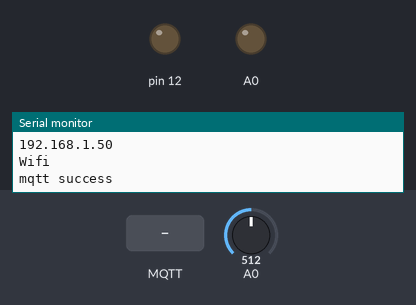
Bench run of a sketch on a simulated Arduino Uno, built with avr-gcc and run on an emulated ATmega328P. Parts: output pins drawn as LEDs (lit = HIGH), the last lines printed to the serial monitor. Inputs (shaded band) come from the test bench; at power-on: A0 = 512. No MQTT or app messages arrive unless stated.

Above: at 2.8 s.
2.9 s: MQTT message "albatros" arrives on the second subscribed topic
At 4.1 s:
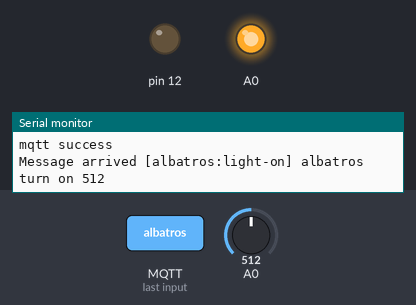
4.4 s: MQTT message "albatros" arrives on the first subscribed topic
5.9 s: MQTT message "albatros:light-on" arrives on the first subscribed topic
At 14.7 s:
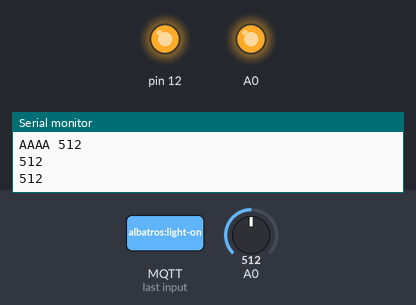
Timing chart, 0 to 35.8 s (numbered marks = the images above; inputs shaded):
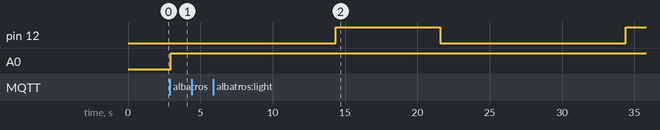

The sketch:

huzzah.ino
```cpp
#include <GoatstoneSensor.h>
#include <GoatstoneWifi.h>
#include "config.h"
#include <PubSubClient.h>

GoatstoneWifi gWifi(1);
GoatstoneSensor gs(A0);
PubSubClient mqttClient(gWifi.client);
unsigned long previousMillis = 0;
const long interval = 3000;
char snum[5];

int count = 0;
int ledState = LOW;

void setup() {
  Serial.begin(115200);
  delay(100);
  gWifi.init();
    mqttClient.setServer("192.168.0.10", 1883);
    if (mqttClient.connect("myClientID")) {
      Serial.println("mqtt success");
      mqttClient.subscribe("albatros");
      mqttClient.subscribe("albatros:light-on");
      mqttClient.subscribe("albatros:light-off");
      mqttClient.setCallback(callback);
    } else {
      // connection failed
      Serial.println("mqttClient.state()");
      Serial.println(mqttClient.state());
  }
  pinMode(12, OUTPUT);
  pinMode(14, OUTPUT);
}
void loop() {
  unsigned long currentMillis = millis();
  if (currentMillis - previousMillis >= interval) {
    previousMillis = currentMillis;
    Serial.println(gs.get());
    boolean rct = mqttClient.publish("temp", itoa(gs.get(), snum, 10) );
  }
  count++;
  mqttClient.loop();
  digitalWrite(14, ledState);
  analogWrite(12, count % 200 );  // analogRead values go from 0 to 1023, analogWrite values from 0 to 255
  delay(100);
}

void callback(char* topic, byte* payload, unsigned int length) {
  Serial.print("Message arrived [");
  Serial.print(topic);
  Serial.print("] ");
  for (int i=0;i<length;i++) {
    Serial.print((char)payload[i]);
  }
  Serial.println();
  if (strcmp(topic, "albatros") == 0) {
    Serial.print("AAAA ");
  }
  if (strcmp(topic, "albatros:light-on") == 0) {
    Serial.print("turn on ");
    ledState = HIGH;
  }
  if (strcmp(topic, "albatros:light-off") == 0) {
    Serial.print("turn off ");
    ledState = LOW;
  }
}
```

config.h
```cpp
#define WIFI_SSID       ""
#define WIFI_PASS       ""
```

Measured:
- after the input at 2.9 s, A0: LOW → HIGH after 0.06 s
